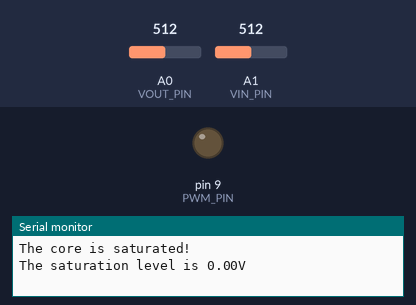
Bench run of a sketch on a simulated Arduino Uno, built with avr-gcc and run on an emulated ATmega328P. Shown: output pins drawn as LEDs (lit = HIGH), the last lines printed to the serial monitor. Inputs (shaded band) come from the test bench; at power-on: A1 (VIN_PIN) = 512, A0 (VOUT_PIN) = 512.

Above: at 1.2 s.
1.3 s: A1 (VIN_PIN) set to 88
4.3 s: A1 (VIN_PIN) set to 72
At 5.43 s:
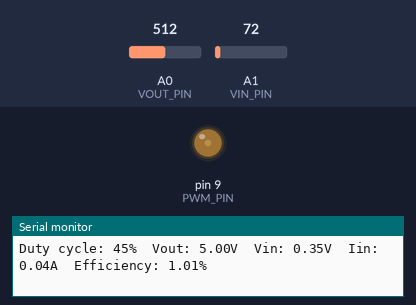
At 6.48 s:
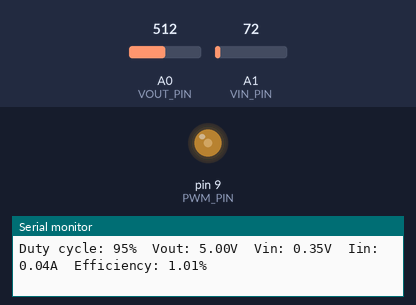
7.3 s: A0 (VOUT_PIN) set to 1016
At 7.54 s:
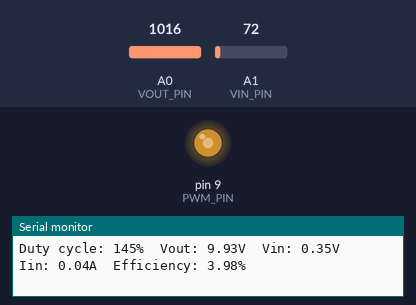
10.3 s: A0 (VOUT_PIN) set to 1023
Timing chart, 0 to 14.3 s (numbered marks = the images above; inputs shaded):
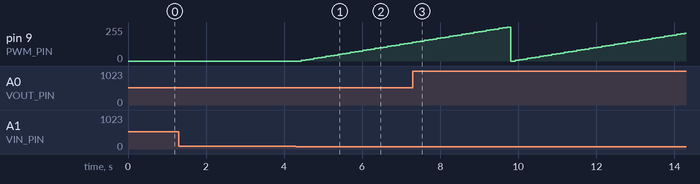

Measured:
- the behaviour switches between 81 and 80 on A1 (VIN_PIN) (found by bisection; images 0 and 1)
- after the input at 4.3 s, pin 9 (PWM_PIN): moves from 0/255 to 140/255 over 2.8 s, starting after 0.15 s

The sketch:

coil_saturation_tester.ino
```cpp
// Define the pins and constants
#define PWM_PIN 9 // PWM pin for the boost converter
#define VOUT_PIN A0 // Analog pin for the output voltage of the boost converter
#define VIN_PIN A1 // Analog pin for the input voltage of the boost converter
#define RIN 10 // Input resistor value in ohms
#define R1 1000 // Voltage divider resistor 1 value in ohms
#define R2 1000 // Voltage divider resistor 2 value in ohms
#define VREF 5.0 // Reference voltage in volts

// Define some variables
float vout = 0; // Output voltage of the boost converter
float vin = 0; // Input voltage of the boost converter
float iin = 0; // Input current of the boost converter
float pout = 0; // Output power of the boost converter
float pin = 0; // Input power of the boost converter
float eff = 0; // Efficiency of the boost converter
float sat = 0; // Saturation level of the magnetic core

// Setup function
void setup() {
  // Set the PWM pin as output and initialize it to zero duty cycle
  pinMode(PWM_PIN, OUTPUT);
  analogWrite(PWM_PIN, 0);

  // Set the analog pins as input
  pinMode(VOUT_PIN, INPUT);
  pinMode(VIN_PIN, INPUT);

  // Start serial communication at 9600 baud rate
  Serial.begin(9600);
}

// Loop function
void loop() {
  // Sweep the duty cycle from 0 to 255 in steps of 5
  for (int duty = 0; duty <= 255; duty += 5) {
    // Write the duty cycle to the PWM pin
    analogWrite(PWM_PIN, duty);

    // Wait for a short delay to let the circuit stabilize
    delay(100);

    // Read the output voltage from the analog pin and convert it to volts
    vout = analogRead(VOUT_PIN) * VREF / 1023.0 * (R1 + R2) / R2;

    // Read the input voltage from the analog pin and convert it to volts
    vin = analogRead(VIN_PIN) * VREF / 1023.0;

    // Calculate the input current from the input voltage and resistor value
    iin = vin / RIN;

    // Calculate the output power from the output voltage and load resistance
    pout = vout * vout / (R1 + R2);

    // Calculate the input power from the input voltage and current
    pin = vin * iin;

    // Calculate the efficiency from the output and input power
    eff = pout / pin;

    // Print the duty cycle, output voltage, input voltage, input current, efficiency and saturation level to the serial monitor
    Serial.print("Duty cycle: ");
    Serial.print(duty);
    Serial.print("%\t");
    Serial.print("Vout: ");
    Serial.print(vout);
    Serial.print("V\t");
    Serial.print("Vin: ");
    Serial.print(vin);
    Serial.print("V\t");
    Serial.print("Iin: ");
    Serial.print(iin);
    Serial.print("A\t");
    Serial.print("Efficiency: ");
    Serial.print(eff);
    Serial.println("%");

    // Check if the efficiency drops below a certain threshold (e.g. 80%)
    if (eff < 0.8) {
      // Calculate the saturation level from the duty cycle and input voltage
      sat = duty * vin / 255.0;

      // Print a message indicating that the core is saturated and its saturation level
      Serial.println("The core is saturated!");
      Serial.print("The saturation level is ");
      Serial.print(sat);
      Serial.println("V");

      // Break out of the loop
      break;
    }
  }
}
```
